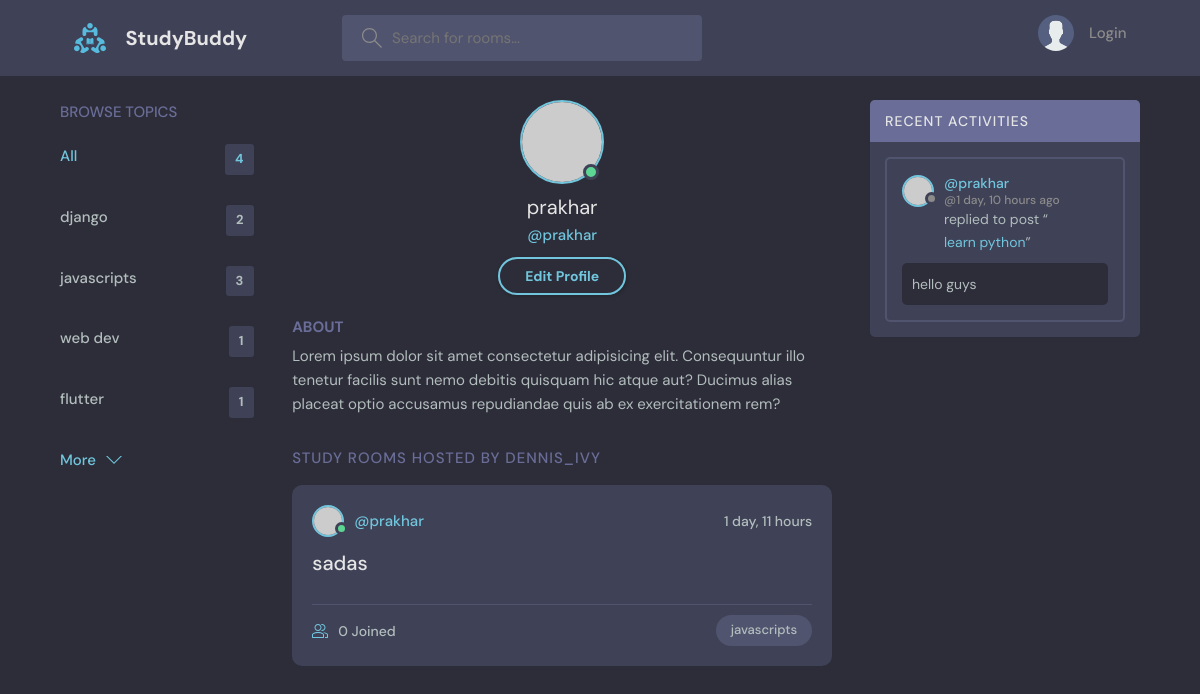
The app's page /profile/2/ with its own data.
### base/models.py (models this page shows, shortened)
class Topic(models.Model):
    name = models.CharField(max_length = 200)

class Room(models.Model):
    host = models.ForeignKey(User,on_delete = models.SET_NULL,null = True)
    topic = models.ForeignKey(Topic,on_delete = models.SET_NULL,null = True)
    name = models.CharField(max_length = 200)
    description = models.TextField(null = True,blank =True)
    participants = models.ManyToManyField(User,related_name = 'participants',blank = True)
    updated = models.DateTimeField(auto_now = True)
    created = models.DateTimeField(auto_now_add=True)
    class Meta:
        ordering = ['-updated','-created']
    def __str__(self):
        return self.name

class  Message(models.Model):
    user = models.ForeignKey(User,on_delete=models.CASCADE)
    room = models.ForeignKey(Room,on_delete = models.CASCADE)
    body = models.TextField()
    updated = models.DateTimeField(auto_now = True)
    created = models.DateTimeField(auto_now_add=True)
    class Meta:
        ordering = ['-updated','-created']

### base/views.py (the view)
# urls.py: path('profile/<str:pk>/',views.userProfile,name = "user-profile"),
def userProfile(request,pk):
    user = User.objects.get(id = pk)
    rooms = user.room_set.all()
    room_messages = user.message_set.all()
    topics = Topic.objects.all()
    context = {'user':user,'rooms':rooms,'topics':topics,'room_messages':room_messages}
    return render(request,'base/profile.html',context)

### base/templates/base/profile.html
{%extends 'main.html' %}
{%block content%}
  <main class="profile-page layout layout--3">
    <div class="container">
      {%include 'base/topics_components.html'%}
      <div class="roomList">
        <div class="profile">
          <div class="profile__avatar">
            <div class="avatar avatar--large active">
              <img src="https://randomuser.me/api/portraits/men/11.jpg" />
            </div>
          </div>
          <div class="profile__info">
            <h3>{{user.username}}</h3>
            <p>@{{user.username}}</p>
            <a href="edit-user.html" class="btn btn--main btn--pill">Edit Profile</a>
          </div>
          <div class="profile__about">
            <h3>About</h3>
            <p>
              Lorem ipsum dolor sit amet consectetur adipisicing elit. Consequuntur illo tenetur
              facilis sunt nemo debitis quisquam hic atque aut? Ducimus alias placeat optio
              accusamus repudiandae quis ab ex exercitationem rem?
            </p>
          </div>
        </div>
        <div class="roomList__header">
          <div>
            <h2>Study Rooms Hosted by dennis_ivy</a>
            </h2>
          </div>
        </div>
        {%include 'base/feed_components.html' %}
      </div>
      {%include 'base/activity_component.html'%}
    </div>
  </main>
{%endblock content%}

### base/templates/base/topics_components.html
<div class="topics">
    <div class="topics__header">
      <h2>Browse Topics</h2>
    </div>
    <ul class="topics__list">
      <li>
        <a href="{%url 'home'%}" class="active">All <span>{{topics.count}}</span></a>
      </li>
      {%for topic in topics%}
      <li>
        <a href="{% url 'home'%}?q={{topic.name}}">{{topic.name}} <span>{{topic.room_set.all.count}}</span></a>
      </li>
      {%endfor%}
    </ul>
    <a class="btn btn--link" href="topics.html">
      More
      <svg version="1.1" xmlns="http://www.w3.org/2000/svg" width="32" height="32" viewBox="0 0 32 32">
        <title>chevron-down</title>
        <path d="M16 21l-13-13h-3l16 16 16-16h-3l-13 13z"></path>
      </svg>
    </a>
  </div>

### base/templates/base/feed_components.html (shortened to what this page needs)
{%for room in rooms%}
<div class="roomListRoom">
    <div class="roomListRoom__header">
      <a href="{% url 'user-profile' room.host.id %}" class="roomListRoom__author">
        <div class="avatar avatar--small active">
          <img src="https://randomuser.me/api/portraits/men/11.jpg" />
        </div>
        <span>@{{room.host.username}}</span>
      </a>
      <div class="roomListRoom__actions">
        <span>{{room.created|timesince}}</span>
      </div>
    </div>
    <div class="roomListRoom__content">
      <a href="{% url 'room' room.id %}">{{room.name}}</a>
    </div>
    <div class="roomListRoom__meta">
      <a class="roomListRoom__joined" href = "{% url 'room' room.id %}">
        {{room.participants.all.count}} Joined
      </a>
      <p class="roomListRoom__topic">{{room.topic.name}}</p>
    </div>
  </div>
{% endfor %}

### base/templates/base/activity_component.html (shortened to what this page needs)
<div class="activities">
    <div class="activities__header">
      <h2>Recent Activities</h2>
    </div>
    {%for message in room_messages%}
    <div class="activities__box">
      <div class="activities__boxHeader roomListRoom__header">
        <a href="{% url 'user-profile' message.user.id %}" class="roomListRoom__author">
          <div class="avatar avatar--small">
            <img src="https://randomuser.me/api/portraits/women/11.jpg" />
          </div>
          <p>
            @{{message.user}}
            <span>@{{message.created|timesince}} ago</span>
          </p>
        </a>
      </div>
      <div class="activities__boxContent">
        <p>replied to post “<a href="{%url 'room' message.room.id %}">{{message.room}}</a>”</p>
        <div class="activities__boxRoomContent">
          {{message.body}}
        </div>
      </div>
    </div>
    {%endfor%}
  </div>

### records on screen
Topic: name "django", room_set.all.count "2"
Topic: name "javascripts", room_set.all.count "3"
Topic: name "web dev", room_set.all.count "1"
Topic: name "flutter", room_set.all.count "1"
Room: host.username "prakhar", created "1 day, 11 hours", name "sadas", participants.all.count "0", topic.name "javascripts"
Message: user "prakhar", created "1 day, 10 hours", room "learn python", body "hello guys"

### other values on screen
{{ topics.count }} "4"
{{ user.username }} "prakhar"
